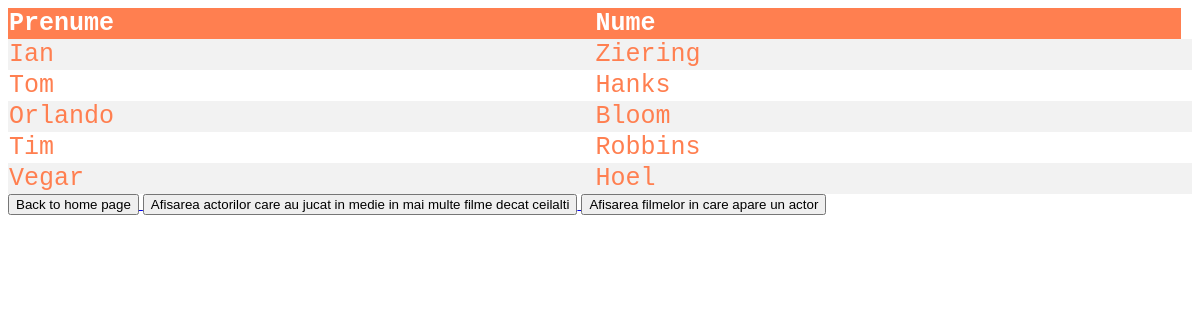
Screenshot of /actori.php with the database file from the repository.
### tables this page shows
CREATE TABLE `actori` (
  `ID_actor` int(10) NOT NULL,
  `Nume` varchar(20) NOT NULL,
  `Prenume` varchar(20) NOT NULL,
  `Data_nasterii` date NOT NULL
);

### actori.php (the view, shortened to what this page needs)
<?php
include "config.php";
?>
<html>
<link href = "filme_style.css", rel="stylesheet" type="text/css">
<head>
</head>
<body>
<table>
<tr>
<th>Prenume</th>
<th>Nume</th>
</tr>
<?php
$sql = "SELECT Prenume, Nume FROM actori";
$result = $connection->query($sql);
if ($result->num_rows > 0) {
while($row = $result->fetch_assoc()) {
echo "<tr><td>" . $row["Prenume"]. "</td><td>" . $row["Nume"] . "</td><td>" ;
}
echo "</table>";
} else { echo "Niciun rezultat"; }
?>
</body>
<a href = "home.php">
    <button type = "button">Back to home page</button>
</a>
<a href = "actori_populari.php">
    <button type = "button">Afisarea actorilor care au jucat in medie in mai multe filme decat ceilalti</button>
</a>
<a href = "cautarefilmactori.php">
    <button type = "button">Afisarea filmelor in care apare un actor</button>
</a>
</html>

### filme_style.css (style rules this page uses)
table { border-collapse: collapse; width: 100%; color: coral; font-family: monospace; font-size: 25px; text-align: left; }
th { background-color: coral; color: white; }
tr:nth-child(even) { background-color: #f2f2f2 }

### rows the page displays
actori: Prenume "Ian", Nume "Ziering"
actori: Prenume "Tom", Nume "Hanks"
actori: Prenume "Orlando", Nume "Bloom"
actori: Prenume "Tim", Nume "Robbins"
actori: Prenume "Vegar", Nume "Hoel"
